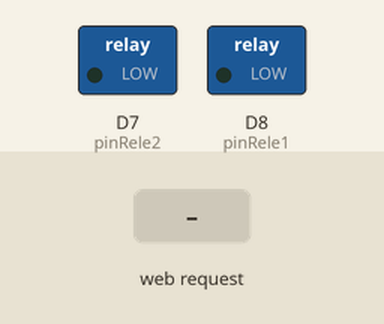
This sketch was run on a simulated ESP8266 (NodeMCU). On the bench: switched loads named in the sketch (green lamp = pin HIGH). Inputs (shaded band) come from the test bench. WiFi joins after 1.5 s; servers stay silent unless stated; what the sketch prints to the serial monitor is not drawn.

Above: at 2.8 s.
2.9 s: HTTP request GET /encender1 received
At 3.7 s:
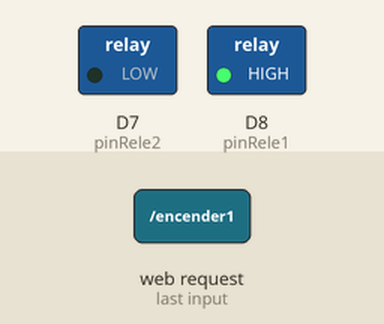
4.4 s: HTTP request GET /encender2 received
At 4.8 s:
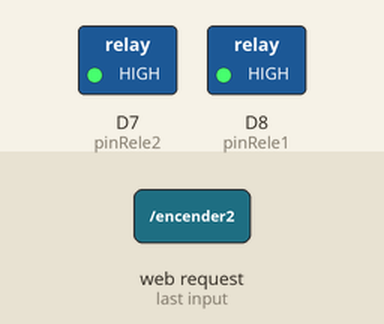
5.9 s: HTTP request GET /apagar1 received
At 7.1 s:
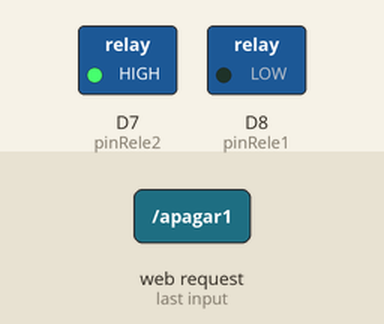
7.4 s: HTTP request GET /apagar2 received
At 8.3 s:
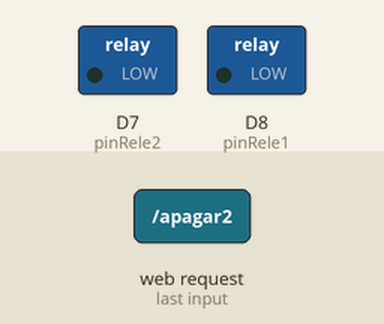
Timing chart, 0 to 9.9 s (numbered marks = the images above; inputs shaded):
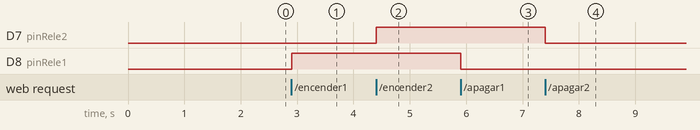

Measured:
- after the input at 2.9 s, D8 (pinRele1): LOW → HIGH at once
- after the input at 4.4 s, D7 (pinRele2): LOW → HIGH at once
- after the input at 5.9 s, D8 (pinRele1): HIGH → LOW at once
- after the input at 7.4 s, D7 (pinRele2): HIGH → LOW at once

The sketch:

wifiCasaServidorWeb2reles.ino
```cpp
/*
 * Módulo NodeMCU conectado a una wifi casera, que actua de servidor web desde el
 * que se controla el estado de un módulo de 2 reles.
 *
 * Basado en los programas de https://parzibyte.me/blog/
 *
 */


#include <ESP8266WiFi.h>
#include <ESP8266WebServer.h>

// Sustituir con datos de vuestra red
const char* ssid     = "LaWifiDeTuCasa";  // <*****************************************
const char* password = "LaPasswordDeLaWifiDeTuCasa";   // <****************************

const int PUERTO = 80;

// IPAddress ip(192, 168, 1, 1);     La dirección IP pasa a ser la que
// proporciona la conexión wifi, esto es "WiFi.localIP()"
IPAddress puertaDeEnlace(192, 168, 1, 1);
IPAddress mascaraDeRed(255, 255, 255, 0);

ESP8266WebServer servidor(PUERTO);

// Conexion de los dos reles
int pinRele1 = D8;
int pinRele2 = D7;

// Estados de los reles. Inicialmente ambos estan apagados
boolean estadoRele1 = false;
boolean estadoRele2 = false;

// ********** FUNCIONES QUE PRODUCEN LA INTERFAZ WEB
String obtenerInterfaz()
{
  String HtmlRespuesta = "<!DOCTYPE html>"
                         "<html lang='en'>"
                         "<head>"
                         "<meta charset='UTF-8'>"
                         "<meta name='viewport' content='width=device-width, initial-scale=1.0'>"
                         "<title>Control de 2 reles</title>"
                         "</head>"
                         "<body>";
  HtmlRespuesta += "<h1>**Encender y apagar RELE 1**</h1>";
  HtmlRespuesta += "<p>El Rele1 est&aacute; actualmente ";
  if (estadoRele1)
  {
    HtmlRespuesta += "encendido</p>";
    HtmlRespuesta += "<a href='/apagar1'>Apagar</a>";
  }
  else
  {
    HtmlRespuesta += "apagado</p>";
    HtmlRespuesta += "<a href='/encender1'>Encender</a>";
  }
  HtmlRespuesta += "<h1>**Encender y apagar RELE 2**</h1>";
  HtmlRespuesta += "<p>El Rele2 est&aacute; actualmente ";
  if (estadoRele2)
  {
    HtmlRespuesta += "encendido</p>";
    HtmlRespuesta += "<a href='/apagar2'>Apagar</a>";
  }
  else
  {
    HtmlRespuesta += "apagado</p>";
    HtmlRespuesta += "<a href='/encender2'>Encender</a>";
  }

  HtmlRespuesta += "<br><br><br><br><a href='http://enlacezapatista.ezln.org.mx/'><i>Para todxs todo. Para nosotrxs nada.</i></a>";
  HtmlRespuesta += "</body>"
                   "</html>";
  return HtmlRespuesta;
}

void mostrarInterfazHTML()
{
  servidor.send(200, "text/html", obtenerInterfaz());
}

void rutaRaiz()
{
  mostrarInterfazHTML();
}

void rutaNoEncontrada()
{
  servidor.send(404, "text/plain", "404");
}
// ***********************


// ******* FUNCIONES QUE ACTIVAN Y DESACTIVAN EL RELE1 Y EL RELE2
void rutaEncenderRele1()
{
  estadoRele1 = true;
  digitalWrite(pinRele1, HIGH);
  Serial.println("Rele1 ON");
  mostrarInterfazHTML();
}

void rutaApagarRele1()
{
  estadoRele1 = false;
  digitalWrite(pinRele1, LOW);
  Serial.println("Rele1 OFF");
  mostrarInterfazHTML();
}

void rutaEncenderRele2()
{
  estadoRele2 = true;
  digitalWrite(pinRele2, HIGH);
  Serial.println("Rele2 ON");
  mostrarInterfazHTML();
}

void rutaApagarRele2()
{
  estadoRele2 = false;
  digitalWrite(pinRele2, LOW);
  Serial.println("Rele2 OFF");
  mostrarInterfazHTML();
}
// ***************************


void setup()
{

  pinMode(pinRele1, OUTPUT);
  pinMode(pinRele2, OUTPUT);

  Serial.begin(115200);
  delay(10);

  WiFi.mode(WIFI_STA);
  WiFi.begin(ssid, password);
  Serial.print("Conectando a:\t");
  Serial.println(ssid);

  // Esperar a que nos conectemos
  while (WiFi.status() != WL_CONNECTED)
  {
    delay(200);
   Serial.print('.');
  }

  // Mostrar mensaje de exito y dirección IP asignada
  Serial.println();
  Serial.print("Conectado a:\t");
  Serial.println(WiFi.SSID());
  Serial.print("IP address:\t");
  Serial.println(WiFi.localIP());

  // Configuramos la ruta y la función que responderá a la solicitud de dicha ruta
  servidor.on("/", rutaRaiz);
  servidor.on("/encender1", rutaEncenderRele1);
  servidor.on("/apagar1", rutaApagarRele1);
  servidor.on("/encender2", rutaEncenderRele2);
  servidor.on("/apagar2", rutaApagarRele2);
  servidor.onNotFound(rutaNoEncontrada);
  // Empezar a escuchar
  servidor.begin();

}


void loop()
{

  servidor.handleClient();

}
```
